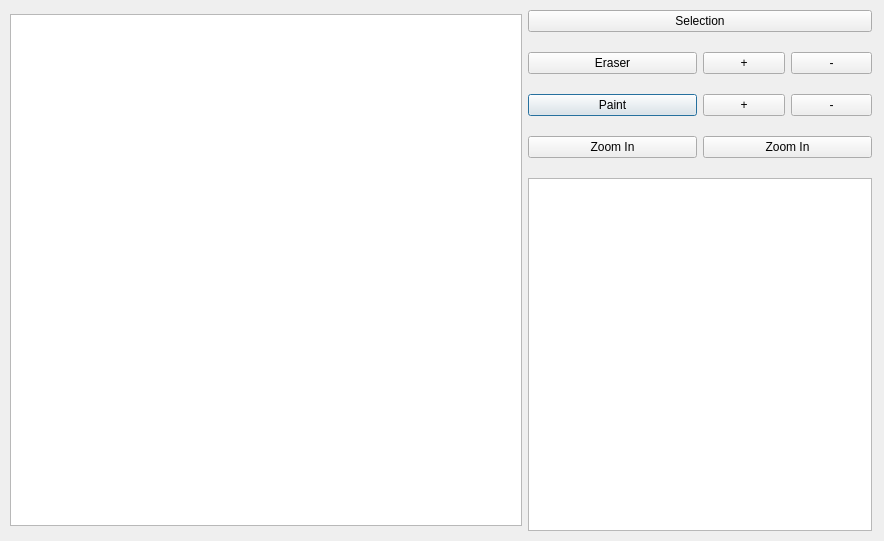
<?xml version="1.0" encoding="UTF-8"?>
<ui version="4.0">
 <class>Dialog</class>
 <widget class="QDialog" name="Dialog">
  <property name="geometry">
   <rect>
    <x>0</x>
    <y>0</y>
    <width>884</width>
    <height>541</height>
   </rect>
  </property>
  <property name="windowTitle">
   <string>Dialog</string>
  </property>
  <widget class="QWidget" name="horizontalLayoutWidget">
   <property name="geometry">
    <rect>
     <x>10</x>
     <y>10</y>
     <width>862</width>
     <height>521</height>
    </rect>
   </property>
   <layout class="QHBoxLayout" name="horizontalLayout">
    <item>
     <widget class="QGraphicsView" name="MainView">
      <property name="enabled">
       <bool>true</bool>
      </property>
      <property name="sizePolicy">
       <sizepolicy hsizetype="Minimum" vsizetype="Minimum">
        <horstretch>0</horstretch>
        <verstretch>0</verstretch>
       </sizepolicy>
      </property>
      <property name="minimumSize">
       <size>
        <width>512</width>
        <height>512</height>
       </size>
      </property>
      <property name="maximumSize">
       <size>
        <width>512</width>
        <height>512</height>
       </size>
      </property>
      <property name="mouseTracking">
       <bool>false</bool>
      </property>
     </widget>
    </item>
    <item>
     <layout class="QVBoxLayout" name="verticalLayout_2">
      <item>
       <layout class="QGridLayout" name="gridLayout">
        <property name="verticalSpacing">
         <number>20</number>
        </property>
        <item row="4" column="0" colspan="2">
         <widget class="QPushButton" name="pushButton">
          <property name="text">
           <string>Paint</string>
          </property>
         </widget>
        </item>
        <item row="4" column="3">
         <widget class="QPushButton" name="pushButton_9">
          <property name="text">
           <string>-</string>
          </property>
         </widget>
        </item>
        <item row="7" column="0" colspan="4">
         <widget class="QGraphicsView" name="graphicsView">
          <property name="sizePolicy">
           <sizepolicy hsizetype="Expanding" vsizetype="Minimum">
            <horstretch>0</horstretch>
            <verstretch>0</verstretch>
           </sizepolicy>
          </property>
          <property name="minimumSize">
           <size>
            <width>0</width>
            <height>256</height>
           </size>
          </property>
          <property name="maximumSize">
           <size>
            <width>512</width>
            <height>512</height>
           </size>
          </property>
         </widget>
        </item>
        <item row="5" column="2" colspan="2">
         <widget class="QPushButton" name="pushButton_11">
          <property name="text">
           <string>Zoom In</string>
          </property>
         </widget>
        </item>
        <item row="4" column="2">
         <widget class="QPushButton" name="pushButton_3">
          <property name="text">
           <string>+</string>
          </property>
         </widget>
        </item>
        <item row="3" column="2">
         <widget class="QPushButton" name="pushButton_8">
          <property name="text">
           <string>+</string>
          </property>
         </widget>
        </item>
        <item row="3" column="3">
         <widget class="QPushButton" name="pushButton_10">
          <property name="text">
           <string>-</string>
          </property>
         </widget>
        </item>
        <item row="5" column="0" colspan="2">
         <widget class="QPushButton" name="pushButton_7">
          <property name="text">
           <string>Zoom In</string>
          </property>
         </widget>
        </item>
        <item row="3" column="0" colspan="2">
         <widget class="QPushButton" name="pushButton_6">
          <property name="text">
           <string>Eraser</string>
          </property>
         </widget>
        </item>
        <item row="2" column="0" colspan="4">
         <widget class="QPushButton" name="pushButton_5">
          <property name="text">
           <string>Selection</string>
          </property>
         </widget>
        </item>
       </layout>
      </item>
     </layout>
    </item>
   </layout>
  </widget>
 </widget>
 <resources/>
 <connections/>
</ui>
